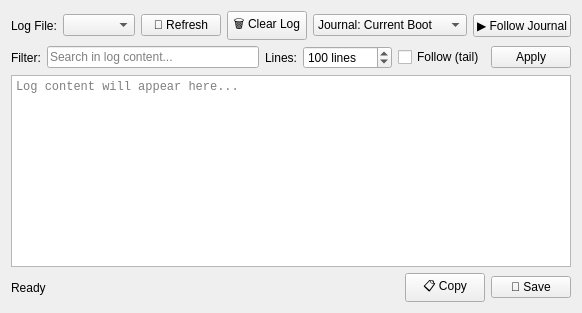
      <widget class="QWidget" name="logsTab">
       <attribute name="title">
        <string>Logs</string>
       </attribute>
       <layout class="QVBoxLayout" name="verticalLayout_logs">
        <item>
         <layout class="QHBoxLayout" name="logsTopLayout">
          <item>
           <widget class="QLabel" name="logFileLabel">
            <property name="text">
             <string>Log File:</string>
            </property>
           </widget>
          </item>
          <item>
           <widget class="QComboBox" name="logFileComboBox"/>
          </item>
          <item>
           <widget class="QPushButton" name="refreshLogsButton">
            <property name="text">
             <string>🔄 Refresh</string>
            </property>
           </widget>
          </item>
          <item>
           <widget class="QPushButton" name="clearLogButton">
            <property name="text">
             <string>🗑️ Clear Log</string>
            </property>
           </widget>
          </item>
          <item>
           <widget class="QComboBox" name="bootSelectCombo">
            <property name="toolTip">
             <string>Load the systemd journal for a specific boot</string>
            </property>
            <item>
             <property name="text">
              <string>Journal: Current Boot</string>
             </property>
            </item>
            <item>
             <property name="text">
              <string>Journal: Previous Boot</string>
             </property>
            </item>
            <item>
             <property name="text">
              <string>Journal: 2 Boots Ago</string>
             </property>
            </item>
           </widget>
          </item>
          <item>
           <widget class="QPushButton" name="followLogButton">
            <property name="text">
             <string>▶ Follow Journal</string>
            </property>
            <property name="checkable">
             <bool>true</bool>
            </property>
           </widget>
          </item>
         </layout>
        </item>
        <item>
         <layout class="QHBoxLayout" name="logsFilterLayout">
          <item>
           <widget class="QLabel" name="filterLabel">
            <property name="text">
             <string>Filter:</string>
            </property>
           </widget>
          </item>
          <item>
           <widget class="QLineEdit" name="logFilterEdit">
            <property name="placeholderText">
             <string>Search in log content...</string>
            </property>
           </widget>
          </item>
          <item>
           <widget class="QLabel" name="linesLabel">
            <property name="text">
             <string>Lines:</string>
            </property>
           </widget>
          </item>
          <item>
           <widget class="QSpinBox" name="logLinesSpinBox">
            <property name="suffix">
             <string> lines</string>
            </property>
            <property name="minimum">
             <number>10</number>
            </property>
            <property name="maximum">
             <number>10000</number>
            </property>
            <property name="value">
             <number>100</number>
            </property>
           </widget>
          </item>
          <item>
           <widget class="QCheckBox" name="tailLogCheckBox">
            <property name="text">
             <string>Follow (tail)</string>
            </property>
            <property name="checked">
             <bool>false</bool>
            </property>
           </widget>
          </item>
          <item>
           <widget class="QPushButton" name="applyFilterButton">
            <property name="text">
             <string>Apply</string>
            </property>
           </widget>
          </item>
         </layout>
        </item>
        <item>
         <widget class="QTextEdit" name="logContentTextEdit">
          <property name="font">
           <font>
            <family>Monospace</family>
            <pointsize>9</pointsize>
           </font>
          </property>
          <property name="readOnly">
           <bool>true</bool>
          </property>
          <property name="placeholderText">
           <string>Log content will appear here...</string>
          </property>
         </widget>
        </item>
        <item>
         <layout class="QHBoxLayout" name="logsBottomLayout">
          <item>
           <widget class="QLabel" name="logStatusLabel">
            <property name="text">
             <string>Ready</string>
            </property>
           </widget>
          </item>
          <item>
           <spacer name="logsBottomSpacer">
            <property name="orientation">
             <enum>Qt::Orientation::Horizontal</enum>
            </property>
            <property name="sizeHint" stdset="0">
             <size>
              <width>40</width>
              <height>20</height>
             </size>
            </property>
           </spacer>
          </item>
          <item>
           <widget class="QPushButton" name="copyLogButton">
            <property name="text">
             <string>📋 Copy</string>
            </property>
           </widget>
          </item>
          <item>
           <widget class="QPushButton" name="saveLogButton">
            <property name="text">
             <string>💾 Save</string>
            </property>
           </widget>
          </item>
         </layout>
        </item>
       </layout>
      </widget>
